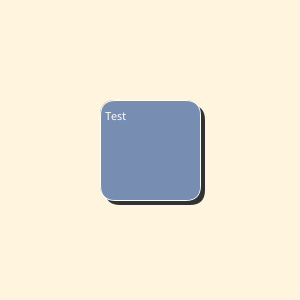
Frame 1 (no input)
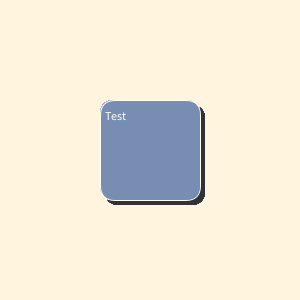
Frame 60 (the mouse pressed at the canvas centre just before this capture)
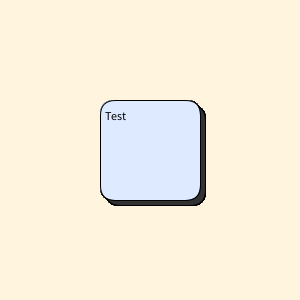
Frame 120 (the mouse held since frame 60 and released just before this capture)

The Processing sketch that drew these frames (run headless with seeded random() and noise(); from frame 60 on, the mouse is pressed at the canvas centre):

// Processing sketch: ButtonTest
// ── ButtonTest.pde
Button b1;
void setup() {
  size(300,300);
  background(255,245,222);
  b1 = new Button(color(120,141,178), 100,100,100,100,"Test");
}
void draw() {
  b1.display();
  b1.hover(mouseX,mouseY);
}
// ── button.pde
class Button {
  //member variables
  int x, y, w, h;
  color b1, b2, t1, t2;
  String val;
  Boolean over;


  Button(color b1, int x, int y, int w, int h, String val) {
    this.b1 = b1;
    this.x = x;
    this.y = y;
    this.w = w;
    this.h = h;
    this.val = val;
    over = false;
  }

  void display() {
    if (over) {
      stroke(0);
      fill(50);
      rect(x+5, y+5, w, h, 15);
      fill(222,234,255);
      rect(x, y, w, h, 15);
      fill(t1);
      text(val, x+5, y+20);
    } else {
      noStroke();

      fill(50);
      rect(x+5, y+5, w, h, 15);
      fill(b1);
      stroke(255);
      rect(x, y, w, h, 15);
      fill(255);
      text(val, x+5, y+20);
    }
  }

  void hover(int xpos, int ypos) {
    over = xpos > x && xpos < x+w && ypos > y && ypos < y+h;
  }
}
